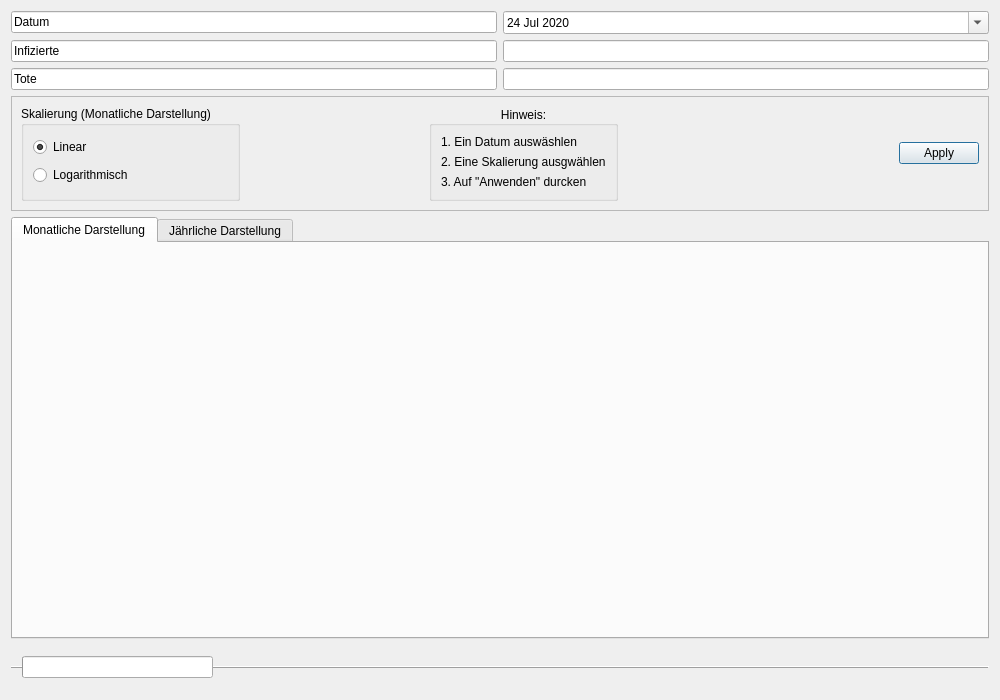
<?xml version="1.0" encoding="UTF-8"?>
<ui version="4.0">
 <class>Bosnien</class>
 <widget class="QDialog" name="Bosnien">
  <property name="geometry">
   <rect>
    <x>0</x>
    <y>0</y>
    <width>1000</width>
    <height>700</height>
   </rect>
  </property>
  <property name="windowTitle">
   <string>Bosnien</string>
  </property>
  <layout class="QGridLayout" name="gridLayout_3">
   <item row="0" column="0">
    <layout class="QGridLayout" name="gridLayout">
     <item row="4" column="3">
      <widget class="QLineEdit" name="lineEdit_4">
       <property name="readOnly">
        <bool>true</bool>
       </property>
      </widget>
     </item>
     <item row="2" column="0">
      <widget class="QLineEdit" name="lineEdit_3">
       <property name="text">
        <string>Datum</string>
       </property>
       <property name="readOnly">
        <bool>true</bool>
       </property>
      </widget>
     </item>
     <item row="5" column="0">
      <widget class="QLineEdit" name="lineEdit_5">
       <property name="text">
        <string>Tote</string>
       </property>
       <property name="readOnly">
        <bool>true</bool>
       </property>
      </widget>
     </item>
     <item row="4" column="0">
      <widget class="QLineEdit" name="lineEdit">
       <property name="text">
        <string>Infizierte</string>
       </property>
       <property name="readOnly">
        <bool>true</bool>
       </property>
      </widget>
     </item>
     <item row="5" column="3">
      <widget class="QLineEdit" name="lineEdit_6">
       <property name="readOnly">
        <bool>true</bool>
       </property>
      </widget>
     </item>
     <item row="2" column="3">
      <widget class="QDateEdit" name="dateEdit">
       <property name="readOnly">
        <bool>false</bool>
       </property>
       <property name="buttonSymbols">
        <enum>QAbstractSpinBox::NoButtons</enum>
       </property>
       <property name="accelerated">
        <bool>false</bool>
       </property>
       <property name="minimumDateTime">
        <datetime>
         <hour>0</hour>
         <minute>0</minute>
         <second>0</second>
         <year>2020</year>
         <month>1</month>
         <day>1</day>
        </datetime>
       </property>
       <property name="currentSection">
        <enum>QDateTimeEdit::DaySection</enum>
       </property>
       <property name="calendarPopup">
        <bool>true</bool>
       </property>
       <property name="timeSpec">
        <enum>Qt::LocalTime</enum>
       </property>
       <property name="date">
        <date>
         <year>2020</year>
         <month>7</month>
         <day>24</day>
        </date>
       </property>
      </widget>
     </item>
    </layout>
   </item>
   <item row="5" column="0">
    <layout class="QVBoxLayout" name="verticalLayout">
     <item>
      <widget class="QTabWidget" name="tabWidget">
       <property name="currentIndex">
        <number>0</number>
       </property>
       <widget class="QWidget" name="tab">
        <attribute name="title">
         <string>Monatliche Darstellung</string>
        </attribute>
        <layout class="QGridLayout" name="gridLayout_2">
         <item row="0" column="0">
          <layout class="QVBoxLayout" name="verticalLayout_3"/>
         </item>
        </layout>
       </widget>
       <widget class="QWidget" name="Tab_2">
        <attribute name="title">
         <string>Jährliche Darstellung</string>
        </attribute>
        <layout class="QVBoxLayout" name="verticalLayout_5">
         <item>
          <layout class="QVBoxLayout" name="verticalLayout_4"/>
         </item>
        </layout>
       </widget>
      </widget>
     </item>
    </layout>
   </item>
   <item row="2" column="0">
    <widget class="QFrame" name="frame">
     <property name="frameShape">
      <enum>QFrame::StyledPanel</enum>
     </property>
     <property name="frameShadow">
      <enum>QFrame::Raised</enum>
     </property>
     <layout class="QGridLayout" name="gridLayout_4">
      <item row="0" column="0">
       <widget class="QGroupBox" name="groupBox">
        <property name="enabled">
         <bool>true</bool>
        </property>
        <property name="title">
         <string>Skalierung (Monatliche Darstellung)</string>
        </property>
        <property name="flat">
         <bool>false</bool>
        </property>
        <property name="checkable">
         <bool>false</bool>
        </property>
        <layout class="QVBoxLayout" name="verticalLayout_6">
         <item>
          <widget class="QRadioButton" name="skalaLiear">
           <property name="text">
            <string>Linear</string>
           </property>
           <property name="checked">
            <bool>true</bool>
           </property>
          </widget>
         </item>
         <item>
          <widget class="QRadioButton" name="skalaLogarithm">
           <property name="text">
            <string>Logarithmisch</string>
           </property>
          </widget>
         </item>
        </layout>
       </widget>
      </item>
      <item row="0" column="6">
       <widget class="QDialogButtonBox" name="buttonBox">
        <property name="standardButtons">
         <set>QDialogButtonBox::Apply</set>
        </property>
        <property name="centerButtons">
         <bool>false</bool>
        </property>
       </widget>
      </item>
      <item row="0" column="4">
       <widget class="QGroupBox" name="groupBox_2">
        <property name="title">
         <string>Hinweis:</string>
        </property>
        <property name="alignment">
         <set>Qt::AlignCenter</set>
        </property>
        <property name="flat">
         <bool>false</bool>
        </property>
        <layout class="QGridLayout" name="gridLayout_6">
         <item row="0" column="0">
          <widget class="QLabel" name="label">
           <property name="text">
            <string>1. Ein Datum auswäshlen</string>
           </property>
          </widget>
         </item>
         <item row="1" column="0">
          <widget class="QLabel" name="label_2">
           <property name="text">
            <string>2. Eine Skalierung ausgwählen</string>
           </property>
          </widget>
         </item>
         <item row="2" column="0">
          <widget class="QLabel" name="label_3">
           <property name="text">
            <string>3. Auf &quot;Anwenden&quot; durcken</string>
           </property>
          </widget>
         </item>
        </layout>
       </widget>
      </item>
      <item row="0" column="1">
       <spacer name="horizontalSpacer">
        <property name="orientation">
         <enum>Qt::Horizontal</enum>
        </property>
        <property name="sizeHint" stdset="0">
         <size>
          <width>40</width>
          <height>20</height>
         </size>
        </property>
       </spacer>
      </item>
      <item row="0" column="2">
       <widget class="Line" name="line">
        <property name="orientation">
         <enum>Qt::Horizontal</enum>
        </property>
       </widget>
      </item>
      <item row="0" column="5">
       <spacer name="horizontalSpacer_2">
        <property name="orientation">
         <enum>Qt::Horizontal</enum>
        </property>
        <property name="sizeHint" stdset="0">
         <size>
          <width>40</width>
          <height>20</height>
         </size>
        </property>
       </spacer>
      </item>
     </layout>
    </widget>
   </item>
   <item row="6" column="0">
    <widget class="QFrame" name="frame_2">
     <property name="frameShape">
      <enum>QFrame::HLine</enum>
     </property>
     <property name="frameShadow">
      <enum>QFrame::Raised</enum>
     </property>
     <layout class="QGridLayout" name="gridLayout_5">
      <item row="0" column="3">
       <spacer name="horizontalSpacer_4">
        <property name="orientation">
         <enum>Qt::Horizontal</enum>
        </property>
        <property name="sizeHint" stdset="0">
         <size>
          <width>40</width>
          <height>20</height>
         </size>
        </property>
       </spacer>
      </item>
      <item row="0" column="0">
       <widget class="QProgressBar" name="progressBar">
        <property name="value">
         <number>0</number>
        </property>
        <property name="textVisible">
         <bool>false</bool>
        </property>
        <property name="orientation">
         <enum>Qt::Horizontal</enum>
        </property>
       </widget>
      </item>
      <item row="0" column="4">
       <spacer name="horizontalSpacer_3">
        <property name="orientation">
         <enum>Qt::Horizontal</enum>
        </property>
        <property name="sizeHint" stdset="0">
         <size>
          <width>40</width>
          <height>20</height>
         </size>
        </property>
       </spacer>
      </item>
      <item row="0" column="2">
       <spacer name="horizontalSpacer_5">
        <property name="orientation">
         <enum>Qt::Horizontal</enum>
        </property>
        <property name="sizeHint" stdset="0">
         <size>
          <width>40</width>
          <height>20</height>
         </size>
        </property>
       </spacer>
      </item>
      <item row="0" column="1">
       <spacer name="horizontalSpacer_6">
        <property name="orientation">
         <enum>Qt::Horizontal</enum>
        </property>
        <property name="sizeHint" stdset="0">
         <size>
          <width>40</width>
          <height>20</height>
         </size>
        </property>
       </spacer>
      </item>
     </layout>
    </widget>
   </item>
  </layout>
 </widget>
 <resources/>
 <connections/>
</ui>
